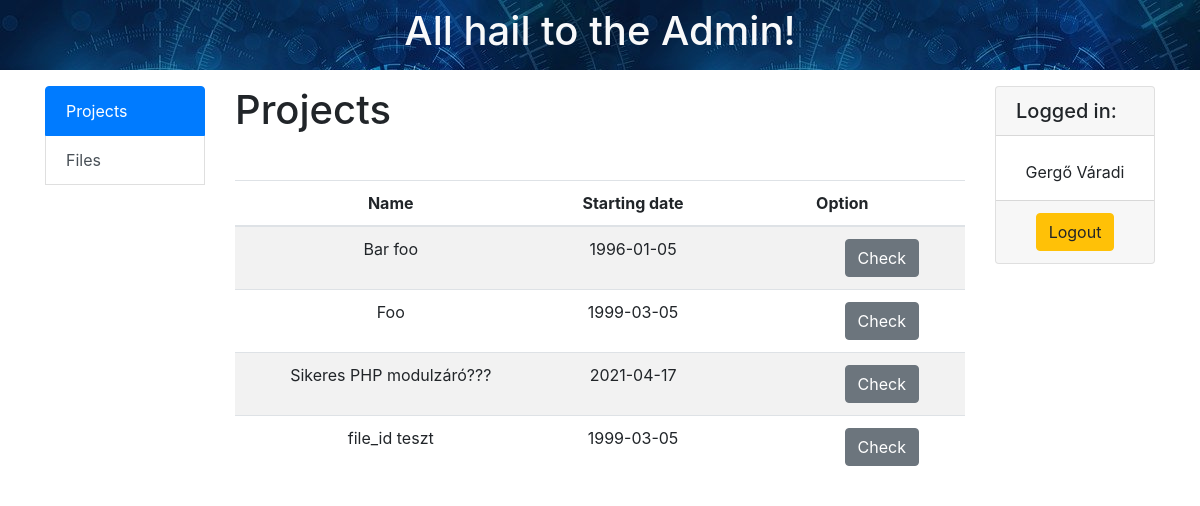
Screenshot of /index.php?modules=projects (signed in) with the database file from the repository.
### tables this page shows
CREATE TABLE `projects` (
  `id` int(10) NOT NULL,
  `name` varchar(255) NOT NULL,
  `starting_date` date NOT NULL,
  `end_date` date NOT NULL,
  `payment` int(10) UNSIGNED NOT NULL,
  `description` text NOT NULL,
  `file_id` int(11) DEFAULT NULL
);

### modules/projects_action/list.php (the view, shortened to what this page needs)
<?php
    $query = 'SELECT * FROM projects ORDER BY id';
    $result = mysqli_query($db, $query);
?>
     <div class="d-flex bd-highlight">
    </div>
    <table class="table table-striped table-hover">
        <thead>
        <tr class="text-center">
            <th scope="col">Name</th>
            <th scope="col">Starting date</th>
            <th scope="col"><?php echo $_SESSION['role'] == 1 ? 'Option' : 'Options' ?></th>
        </tr>
        </thead>
        <tbody>
        <?php
        while ($row = mysqli_fetch_assoc($result)):
            ?>
            <tr class="row-<?php echo $row['id']; ?> text-center" ">
                <td ><?php echo $row['name']; ?></td>
                <td ><?php echo $row['starting_date']; ?></td>
                <td>
                    <div>
                        <a href="index.php?modules=projects&id=<?php echo $row["id"] ?>&action=show"
                            class=" btn btn-secondary"
                            title="Adatlap">
                           Check
                        </a>
                    </div>
                </td>
            </tr>
        <?php endwhile; ?>
        </tbody>
    </table>

### rows the page displays
projects: name "Bar foo", starting_date "1996-01-05"
projects: name "Foo", starting_date "1999-03-05"
projects: name "Sikeres PHP modulzáró???", starting_date "2021-04-17"
projects: name "file_id teszt", starting_date "1999-03-05"

### other values shown
$_SESSION['name'] "Gergő Váradi"
